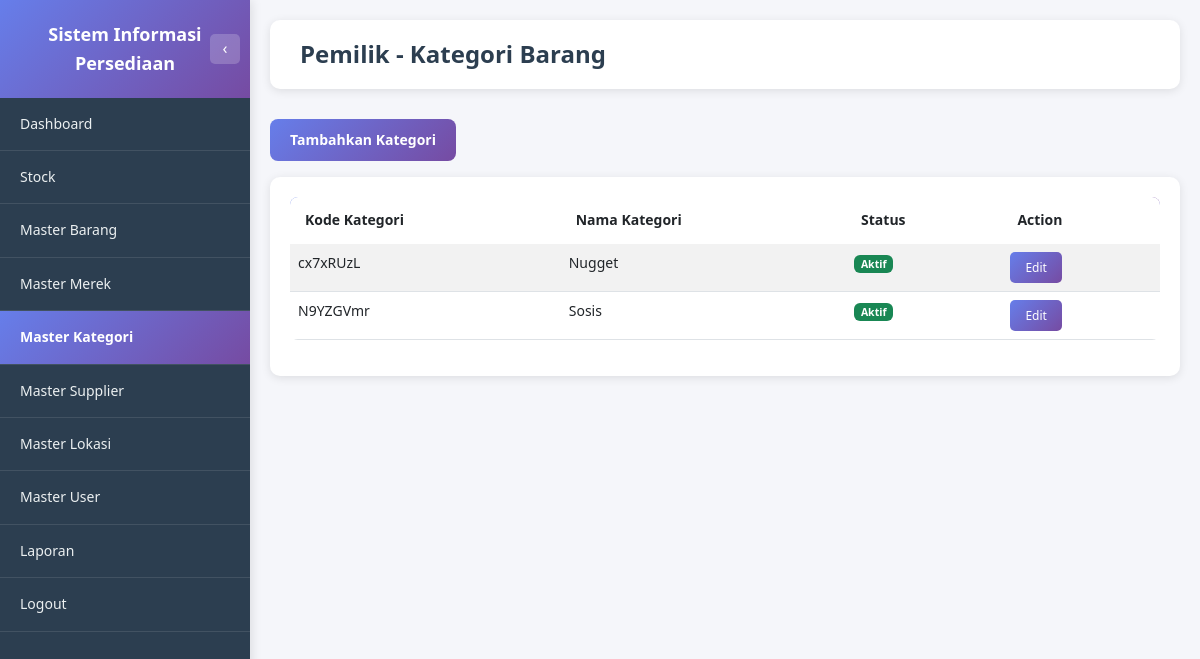
The app's page /pemilik/master_kategori.php (signed in), older data.
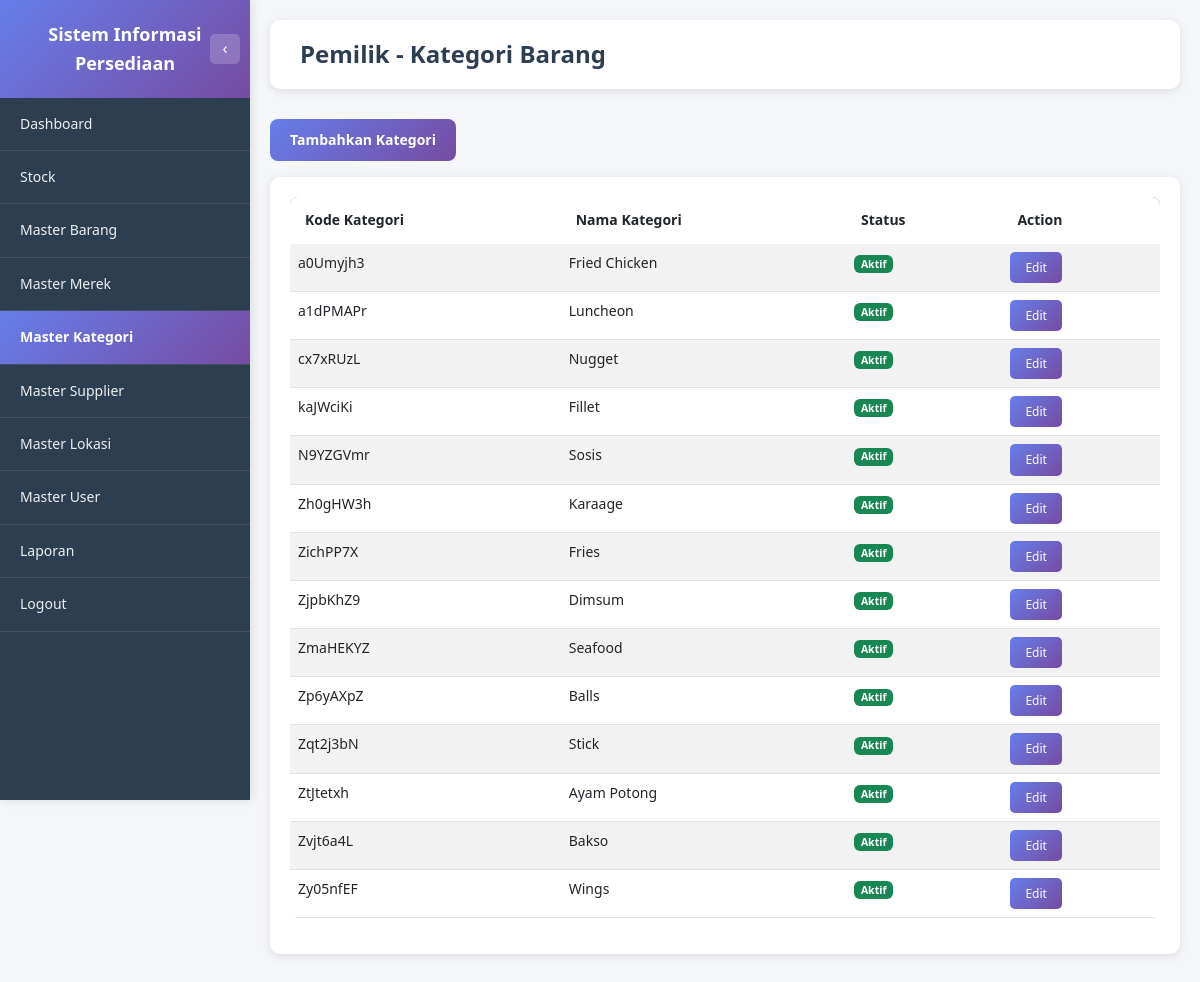
The same page, newer data.
### tables this page shows
CREATE TABLE MASTER_KATEGORI_BARANG (
         KD_KATEGORI_BARANG   VARCHAR(8) NOT NULL,
         NAMA_KATEGORI        VARCHAR(256),
         STATUS               ENUM('AKTIF', 'TIDAK AKTIF'),
    PRIMARY KEY (KD_KATEGORI_BARANG)
      );

### pemilik/master_kategori.php (the view, shortened to what this page needs)
<?php
require_once '../dbconnect.php';
$query_kategori = "SELECT KD_KATEGORI_BARANG, NAMA_KATEGORI, STATUS
                   FROM MASTER_KATEGORI_BARANG
                   ORDER BY KD_KATEGORI_BARANG ASC";
$result_kategori = $conn->query($query_kategori);
$active_page = 'master_kategori';
?>
<!DOCTYPE html>
<html lang="id">
<head>
    <link href="https://cdn.jsdelivr.net/npm/bootstrap@5.3.0/dist/css/bootstrap.min.css" rel="stylesheet">
    <link href="https://cdn.datatables.net/1.13.7/css/dataTables.bootstrap5.min.css" rel="stylesheet">
    <link href="https://cdn.jsdelivr.net/npm/sweetalert2@11/dist/sweetalert2.min.css" rel="stylesheet">
    <link href="../assets/css/style.css" rel="stylesheet">
</head>
<body class="dashboard-body">
    <?php include 'includes/sidebar.php'; ?>
    <div class="main-content">
        <div class="page-header">
            <h1 class="page-title">Pemilik - Kategori Barang</h1>
        </div>
        <div class="mb-3">
            <button type="button" class="btn-primary-custom" data-bs-toggle="modal" data-bs-target="#modalTambahKategori">
                <i class="bi bi-plus-circle"></i> Tambahkan Kategori
            </button>
        </div>
        <div class="table-section">
            <div class="table-responsive">
                <table id="tableKategori" class="table table-custom table-striped table-hover">
                    <thead>
                        <tr>
                            <th>Kode Kategori</th>
                            <th>Nama Kategori</th>
                            <th>Status</th>
                            <th>Action</th>
                        </tr>
                    </thead>
                    <tbody>
                        <?php if ($result_kategori->num_rows > 0): ?>
                            <?php while ($row = $result_kategori->fetch_assoc()): ?>
                                <tr>
                                    <td><?php echo htmlspecialchars($row['KD_KATEGORI_BARANG']); ?></td>
                                    <td><?php echo htmlspecialchars($row['NAMA_KATEGORI']); ?></td>
                                    <td>
                                        <?php if ($row['STATUS'] == 'AKTIF'): ?>
                                            <span class="badge bg-success">Aktif</span>
                                        <?php else: ?>
                                            <span class="badge bg-secondary">Tidak Aktif</span>
                                        <?php endif; ?>
                                    </td>
                                    <td>
                                        <button class="btn-view" onclick="editKategori('<?php echo htmlspecialchars($row['KD_KATEGORI_BARANG']); ?>', '<?php echo htmlspecialchars($row['NAMA_KATEGORI'], ENT_QUOTES); ?>', '<?php echo htmlspecialchars($row['STATUS']); ?>')">Edit</button>
                                    </td>
                                </tr>
                            <?php endwhile; ?>
                        <?php endif; ?>
                    </tbody>
                </table>
            </div>
        </div>
    </div>
</body>
</html>

### pemilik/includes/sidebar.php (shortened to what this page needs)
<div class="sidebar" id="sidebar">
    <div class="sidebar-header">
        <span id="sidebar-title">Sistem Informasi Persediaan</span>
        <button class="sidebar-toggle" id="sidebarToggle" title="Toggle Sidebar">
            <span id="toggleIcon">‹</span>
        </button>
    </div>
    <ul class="sidebar-menu">
        <li><a href="dashboard.php" class="<?php echo $active_page == 'dashboard' ? 'active' : ''; ?>" data-icon="📊"><span>Dashboard</span></a></li>
        <li><a href="stock.php" class="<?php echo $active_page == 'stock' ? 'active' : ''; ?>" data-icon="📦"><span>Stock</span></a></li>
        <li><a href="master_barang.php" class="<?php echo $active_page == 'master_barang' ? 'active' : ''; ?>" data-icon="📋"><span>Master Barang</span></a></li>
        <li><a href="master_merek.php" class="<?php echo $active_page == 'master_merek' ? 'active' : ''; ?>" data-icon="🏷️"><span>Master Merek</span></a></li>
        <li><a href="master_kategori.php" class="<?php echo $active_page == 'master_kategori' ? 'active' : ''; ?>" data-icon="📁"><span>Master Kategori</span></a></li>
        <li><a href="master_supplier.php" class="<?php echo $active_page == 'master_supplier' ? 'active' : ''; ?>" data-icon="🏢"><span>Master Supplier</span></a></li>
        <li><a href="master_lokasi.php" class="<?php echo $active_page == 'master_lokasi' ? 'active' : ''; ?>" data-icon="📍"><span>Master Lokasi</span></a></li>
        <li><a href="master_user.php" class="<?php echo $active_page == 'master_user' ? 'active' : ''; ?>" data-icon="👥"><span>Master User</span></a></li>
        <li><a href="laporan.php" class="<?php echo $active_page == 'laporan' ? 'active' : ''; ?>" data-icon="📊"><span>Laporan</span></a></li>
        <li><a href="../logout.php" data-icon="🚪"><span>Logout</span></a></li>
    </ul>
</div>

### assets/css/style.css (style rules this page uses)
* { margin: 0; padding: 0; box-sizing: border-box; }
:root { --font-family-primary: 'Segoe UI', Tahoma, Geneva, Verdana, sans-serif; --font-size-base: 14px; --font-size-small: 12px; --font-size-large: 16px; --font-size-title: 24px; --font-size-heading: 18px; --font-weight-normal: 400; --font-weight-medium: 500; --font-weight-bold: 600; }
body { font-family: var(--font-family-primary); font-size: var(--font-size-base); line-height: 1.6; }
:root { --color-primary: #667eea; --color-primary-dark: #764ba2; --color-primary-gradient: linear-gradient(135deg, #667eea 0%, #764ba2 100%); --color-text-primary: #2c3e50; --color-text-secondary: #7f8c8d; --color-text-muted: #666; --color-text-light: #ecf0f1; --color-bg-primary: #f5f6fa; --color-bg-secondary: #ffffff; --color-bg-dark: #2c3e50; --color-bg-gradient: linear-gradient(135deg, #667eea 0%, #764ba2 100%); --color-border: #ddd; --color-border-light: #ecf0f1; --color-success: #27ae60; --color-warning: #f39c12; --color-danger: #e74c3c; --color-info: #3498db; --shadow-sm: 0 2px 10px rgba(0, 0, 0, 0.1); --shadow-md: 0 4px 15px rgba(0, 0, 0, 0.1); --shadow-lg: 0 10px 40px rgba(0, 0, 0, 0.2); }
body { background: var(--color-bg-gradient); min-height: 100vh; }
body.dashboard-body { background: var(--color-bg-primary); }
.btn-primary-custom { background: var(--color-primary-gradient); border: none; border-radius: 8px; padding: 10px 20px; font-weight: var(--font-weight-bold); color: white; transition: transform 0.2s, box-shadow 0.2s; cursor: pointer; font-family: var(--font-family-primary); }
.sidebar { position: fixed; top: 0; left: 0; height: 100vh; width: 250px; background: var(--color-bg-dark); box-shadow: 2px 0 10px rgba(0, 0, 0, 0.1); z-index: 1000; overflow-y: auto; transition: width 0.3s ease, transform 0.3s ease; }
.sidebar-header { background: var(--color-primary-gradient); padding: 20px; color: white; text-align: center; font-weight: var(--font-weight-bold); font-size: var(--font-size-heading); position: relative; transition: all 0.3s ease; }
.sidebar-toggle { position: absolute; right: 10px; top: 50%; transform: translateY(-50%); background: rgba(255, 255, 255, 0.2); border: none; color: white; width: 30px; height: 30px; border-radius: 5px; cursor: pointer; display: flex; align-items: center; justify-content: center; transition: all 0.3s ease; font-size: var(--font-size-large); }
.sidebar-menu { list-style: none; padding: 0; margin: 0; }
.sidebar-menu li { border-bottom: 1px solid rgba(255, 255, 255, 0.1); }
.sidebar-menu a { display: block; padding: 15px 20px; color: var(--color-text-light); text-decoration: none; transition: all 0.3s ease; font-size: var(--font-size-base); }
.sidebar-menu a.active { background: var(--color-primary-gradient); color: white; font-weight: var(--font-weight-bold); }
.main-content { margin-left: 250px; min-height: 100vh; background: var(--color-bg-primary); padding: 20px; transition: margin-left 0.3s ease; width: calc(100% - 250px); box-sizing: border-box; }
.page-header { background: var(--color-bg-secondary); padding: 20px 30px; border-radius: 10px; margin-bottom: 30px; box-shadow: var(--shadow-sm); }
.page-title { font-size: var(--font-size-title); font-weight: var(--font-weight-bold); color: var(--color-text-primary); margin: 0; }
.table-custom { border-radius: 8px; overflow: hidden; }
.table-custom thead { background: var(--color-primary-gradient); color: white; }
.table-custom thead th { border: none; padding: 12px 15px; font-weight: var(--font-weight-bold); }
.table-custom tbody tr { transition: background-color 0.2s; }
.table-section { background: var(--color-bg-secondary); padding: 20px; border-radius: 10px; margin-bottom: 30px; box-shadow: var(--shadow-sm); width: 100%; box-sizing: border-box; }
.table-section .table-responsive { width: 100%; overflow-x: auto; }
.table-section table { width: 100% !important; table-layout: auto; }
.btn-view { background: var(--color-primary-gradient); border: none; color: white; padding: 6px 15px; border-radius: 5px; font-size: var(--font-size-small); font-weight: var(--font-weight-medium); cursor: pointer; transition: all 0.2s ease; white-space: nowrap; }

Row changes from the older to the newer data that the page shows:
added master_kategori_barang: KD_KATEGORI_BARANG "a0Umyjh3", NAMA_KATEGORI "Fried Chicken", STATUS "Aktif"
added master_kategori_barang: KD_KATEGORI_BARANG "a1dPMAPr", NAMA_KATEGORI "Luncheon", STATUS "Aktif"
added master_kategori_barang: KD_KATEGORI_BARANG "kaJWciKi", NAMA_KATEGORI "Fillet", STATUS "Aktif"
added master_kategori_barang: KD_KATEGORI_BARANG "Zh0gHW3h", NAMA_KATEGORI "Karaage", STATUS "Aktif"
added master_kategori_barang: KD_KATEGORI_BARANG "ZichPP7X", NAMA_KATEGORI "Fries", STATUS "Aktif"
added master_kategori_barang: KD_KATEGORI_BARANG "ZjpbKhZ9", NAMA_KATEGORI "Dimsum", STATUS "Aktif"
added master_kategori_barang: KD_KATEGORI_BARANG "ZmaHEKYZ", NAMA_KATEGORI "Seafood", STATUS "Aktif"
added master_kategori_barang: KD_KATEGORI_BARANG "Zp6yAXpZ", NAMA_KATEGORI "Balls", STATUS "Aktif"
added master_kategori_barang: KD_KATEGORI_BARANG "Zqt2j3bN", NAMA_KATEGORI "Stick", STATUS "Aktif"
added master_kategori_barang: KD_KATEGORI_BARANG "ZtJtetxh", NAMA_KATEGORI "Ayam Potong", STATUS "Aktif"
added master_kategori_barang: KD_KATEGORI_BARANG "Zvjt6a4L", NAMA_KATEGORI "Bakso", STATUS "Aktif"
added master_kategori_barang: KD_KATEGORI_BARANG "Zy05nfEF", NAMA_KATEGORI "Wings", STATUS "Aktif"
